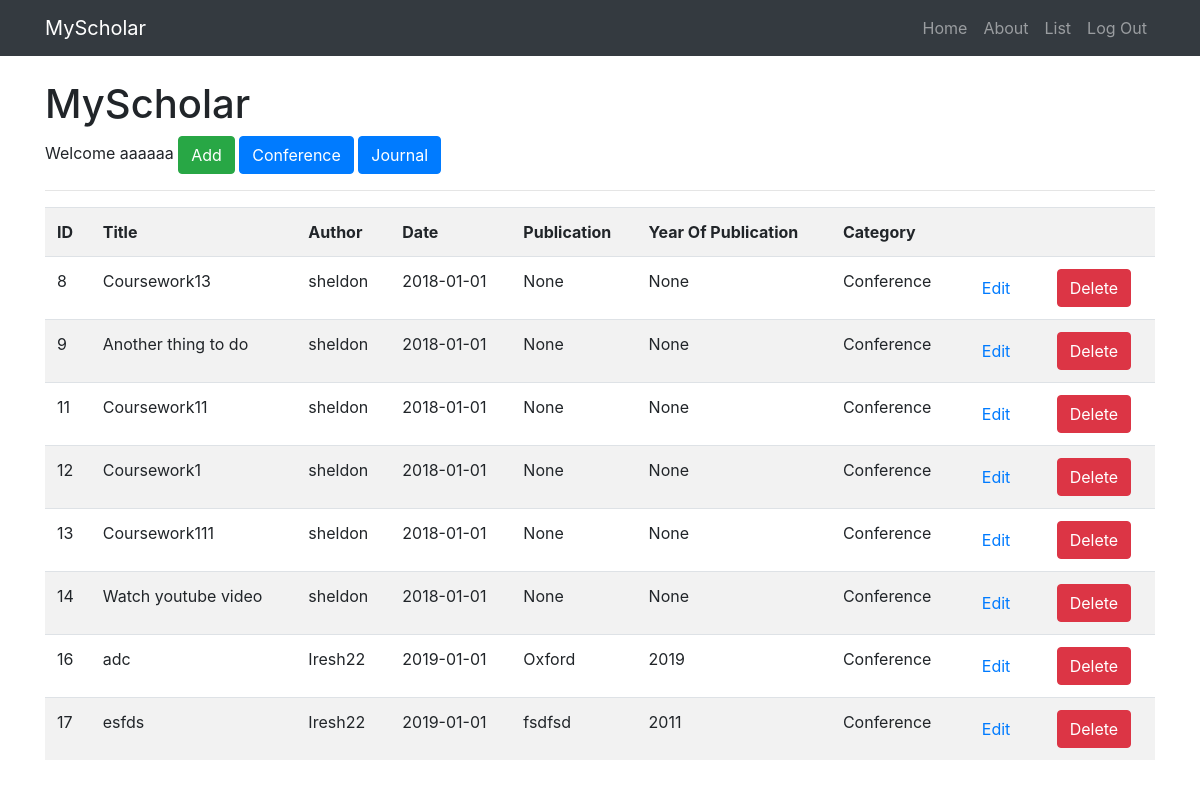
The page /complete (signed in) on the database its author committed.
### app.py (models this page shows)
class Todo(db.Model):
	id = db.Column(db.Integer, primary_key=True)
	title = db.Column(db.String(200),nullable=False)
	body = db.Column(db.String(300),nullable=False)
	complete = db.Column(db.Boolean)
	date = db.Column(db.Date,nullable=False)
	publication=db.Column(db.String(300),nullable=False)
	yearofpub=db.Column(db.Integer, nullable=False)
	author = db.Column(db.String(100))

### app.py (the view)
@app.route('/complete')
@is_logged_in
def complete():
	items = Todo.query.filter_by(complete=True).all()
	if items != None:
		return render_template("complete.html",items=items)
	else:
		msg = 'No Items found'
		return render_template('complete.html', msg=msg)

### app.py (called while the page is built)
def is_logged_in(f):
	@wraps(f)
	def wrap(*args, **kwargs):
		if 'logged_in' in session:
			return f(*args, **kwargs)
		else:
			flash('Unauthorized, Please login', 'danger')
			return redirect(url_for('login'))
	return wrap

### templates/complete.html (shortened to what this page needs)
{% extends 'layout.html' %}
{% block body %}
	<h1>MyScholar</h1>
	<large>Welcome {{session.username}}</large>
	<a class="btn btn-success" href="/add_item">Add</a>
	<a class="btn btn-primary" href="/complete">Conference</a>
	<a class="btn btn-primary" href="/incomplete">Journal</a>
	<hr>
	<table class="table table-striped">
		<tr>
			<th>ID</th>
			<th>Title</th>
			<th>Author</th>
			<th>Date</th>
            <th>Publication</th>
            <th>Year Of Publication</th>
			<th>Category</th>
			<th></th>
			<th></th>
		</tr>
		{% for item in items %}
			<tr>
				<td>{{item.id}}</td>
				<td>{{item.title}}</td>
				<td>{{item.author}}</td>
				<td>{{item.date}}</td>
                <td>{{ item.publication }}</td>
                <td>{{ item.yearofpub }}</td>
				{% if item.complete == True %}
				<td>Conference</td>
				{% else %}
				<td>Journal</td>
				{% endif %}
				<td><a class="btn btn-default pull-right" href="/edit_item/{{item.id}}">Edit</a></td>
				<td>
					<form class="" action="{{url_for('delete_item', id=item.id)}}" method="post">
						<input type="submit" value="Delete" class="btn btn-danger">
					</form>
				</td>
			</tr>
		{% endfor %}
	</table>
{% endblock %}

### templates/layout.html (shortened to what this page needs)
<!DOCTYPE HTML>
<html>
  <head>
    <link rel="stylesheet" href="https://maxcdn.bootstrapcdn.com/bootstrap/4.0.0-beta.3/css/bootstrap.min.css">
  </head>
  <body>
    {% include 'includes/_navbar.html' %}
    <br>
    <div class="container">
      {% block body %}{% endblock %}
    </div>
  </body>
</html>

### templates/includes/_navbar.html (shortened to what this page needs)
<nav class="navbar navbar-expand-lg navbar-dark bg-dark fixed-top">
      <div class="container">
        <a class="navbar-brand" href="#">MyScholar</a>
        <div class="collapse navbar-collapse" id="navbarResponsive">
          <ul class="navbar-nav ml-auto">
            <li class="nav-item">
              <a class="nav-link" href="/">Home</a>
            </li>
            <li class="nav-item">
              <a class="nav-link" href="/about">About</a>
            </li>
            {% if session.logged_in %}
              <li class="nav-item">
                <a class="nav-link" href="/todolist">List</a>
              </li>
              <li class="nav-item">
                <a class="nav-link" href="/logout">Log Out</a>
              </li>
            {% endif %}
          </ul>
        </div>
      </div>
    </nav>

### templates/layout.html (style rules this page uses)
body { padding-top: 54px; }
@media (min-width: 992px) { body { padding-top: 56px; } }

### rows shown on the page
Todo: id "8", title "Coursework13", author "sheldon", date "2018-01-01", publication "None", yearofpub "None", complete "Conference"
Todo: id "9", title "Another thing to do", author "sheldon", date "2018-01-01", publication "None", yearofpub "None", complete "Conference"
Todo: id "11", title "Coursework11", author "sheldon", date "2018-01-01", publication "None", yearofpub "None", complete "Conference"
Todo: id "12", title "Coursework1", author "sheldon", date "2018-01-01", publication "None", yearofpub "None", complete "Conference"
Todo: id "13", title "Coursework111", author "sheldon", date "2018-01-01", publication "None", yearofpub "None", complete "Conference"
Todo: id "14", title "Watch youtube video", author "sheldon", date "2018-01-01", publication "None", yearofpub "None", complete "Conference"
Todo: id "16", title "adc", author "Iresh22", date "2019-01-01", publication "Oxford", yearofpub "2019", complete "Conference"
Todo: id "17", title "esfds", author "Iresh22", date "2019-01-01", publication "fsdfsd", yearofpub "2011", complete "Conference"

### other values the page prints
{{ session.username }} "aaaaaa"
